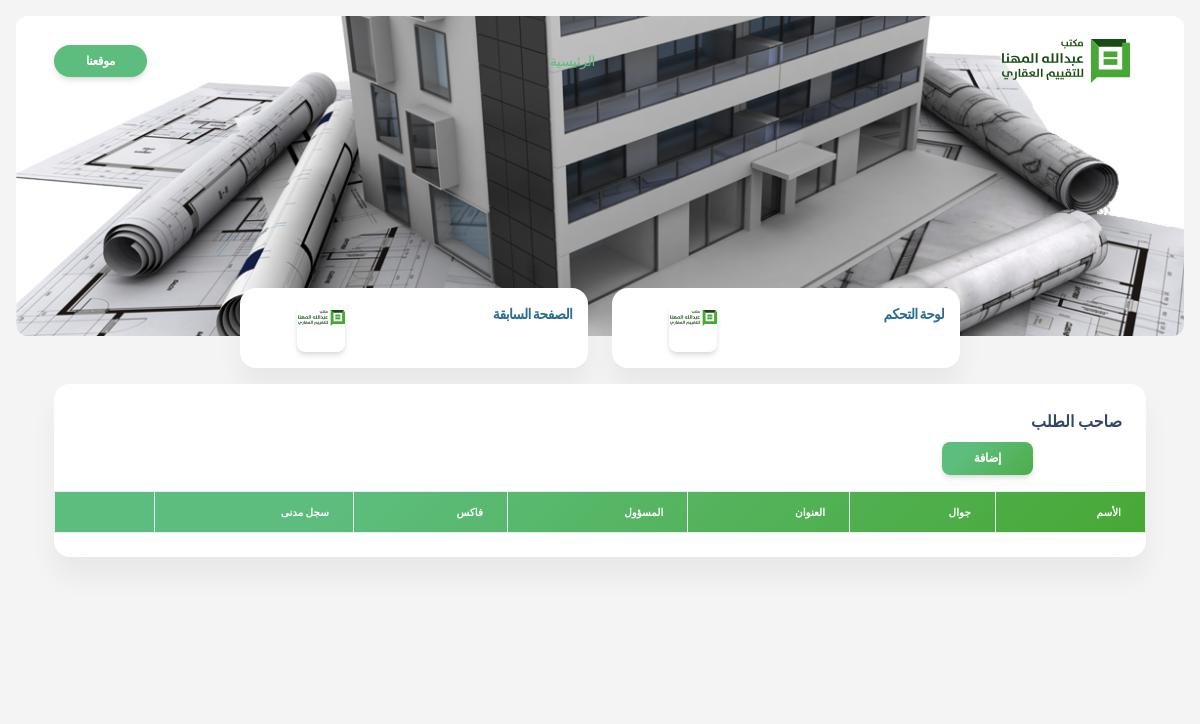
Before: /documents/applicants/all with the older database file.
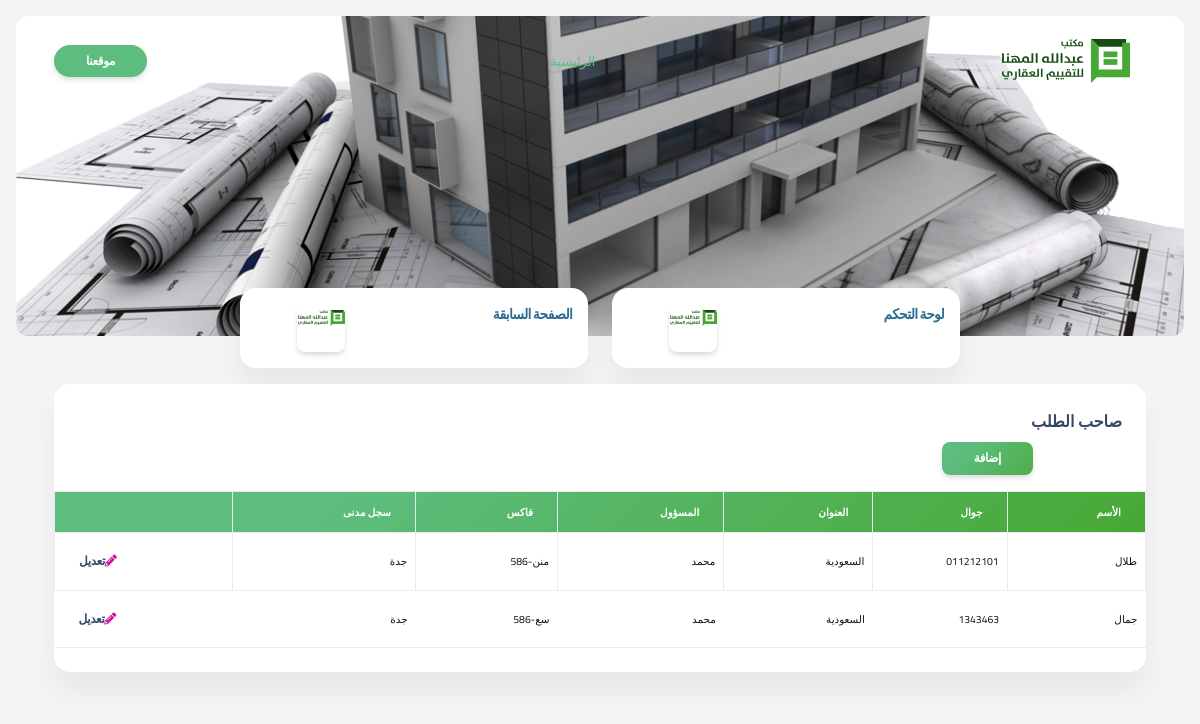
After: the same page with the newer database file.
### documents/models.py (models this page shows, shortened)
class Applicant(models.Model):
    name = models.CharField(max_length=255, null=True, blank=True)
    address = models.CharField(max_length=255, null=True, blank=True)
    manager = models.CharField(max_length=255, null=True, blank=True)
    phone = models.CharField(max_length=255, null=True, blank=True)
    fax = models.CharField(max_length=255, null=True, blank=True)
    recordCivilian = models.CharField(max_length=255, null=True, blank=True)

### documents/views.py (the view)
# urls.py: path('applicants/all', views.AllApplicantsDocuments.as_view(), name='all-applicants'),
class AllApplicantsDocuments(View):
    def get(self, request):
        data = Applicant.objects.all()
        return render(request, 'documents/applicant/allApplicant.html', context={"data": data})

### templates/documents/applicant/allApplicant.html (shortened to what this page needs)
{% extends 'masterpage.html' %}
{% load static %}
{% block body %}
<section class="min-vh-85 mb-8" style="background-color: #f4f4f4">
    <div class=" bg-kheer page-header align-items-start min-vh-90 pt-5 pb-11 m-3 border-radius-lg" style="background-image: url('../../../static/images/mahna.png')">
      <div class="container">
        <div class="row justify-content-center">
          <div class="col-lg-5 text-center mx-auto pt-lg-5">
          </div>
        </div>
      </div>
    </div>
    <div class="container">
     {% include 'partials/_menu.html' %}
        <div class="row pt-3">
             <div class="col-12">
        <div class="card mb-4">
            <div class="card-header pb-0">
                <h6>صاحب الطلب</h6>
                <div class="row d-flex justify-content-center">
                    <div class="col-10 ">
                       <a href="{% url 'add-applicant' %}" class="btn btn-sm text-white bg-mahna">
                           إضافة
                       </a>
                    </div>
                </div>
            </div>
            <div class="card-body px-0 pt-0 pb-2">
                 <div class="table-responsive">
                        <table class="table align-items-center table-bordered">
                            <thead class="bg-mahna" style="height: 2vh;">
                                <tr>
                                    <th class="text-xxs font-weight-bolder text-white">الأسم</th>
                                    <th class="text-xxs font-weight-bolder text-white"> جوال</th>
                                    <th class="text-xxs text-white font-weight-bolder">العنوان </th>
                                    <th class="text-xxs font-weight-bolder text-white">المسؤول</th>
                                    <th class="text-xxs font-weight-bolder text-white"> فاكس</th>
                                    <th class="text-xxs font-weight-bolder text-white">سجل مدنى</th>
                                    <th class="text-secondary opacity-7 text-white"></th>
                                </tr>
                            </thead>
                            <tbody>
                             {% for item in data %}
                              <tr>
                                        <td>
                                                    <p class="mb-0 text-xxs txt-black">{{ item.name }}</p>
                                        </td>
 <td>
                                                    <p class="mb-0 text-xxs txt-black">{{ item.phone }}</p>
                                        </td>
                                   <td>
                                                    <p class="mb-0 text-xxs txt-black">{{ item.address }}</p>
                                        </td>
                                   <td>
                                                    <p class="mb-0 text-xxs txt-black">{{ item.manager }}</p>
                                        </td>
                                   <td>
                                                    <p class="mb-0 text-xxs txt-black">{{ item.fax }}</p>
                                        </td>
                                   <td>
                                                    <p class="mb-0 text-xxs txt-black">{{ item.recordCivilian }}</p>
                                        </td>
                                  <td class="ms-auto text-start">
                                            <a class="btn btn-link text-dark px-3 mb-0" href="{% url 'update-applicant' item.pk %}"><i class="fas fa-pencil-alt text-primary me-2" aria-hidden="true"></i>تعديل</a>
                                        </td>
                                    </tr>
                               {% endfor %}
                            </tbody>
                        </table>
</div>
            </div>
        </div>
        </div>
   </div>
    </div>
  </section>
{% endblock body %}

Changed rows visible on the page:
added Applicant: name "طلال", phone "011212101", address "السعودية", manager "محمد", fax "منن-586", recordCivilian "جدة"
added Applicant: name "جمال", phone "1343463", address "السعودية", manager "محمد", fax "سع-586", recordCivilian "جدة"
